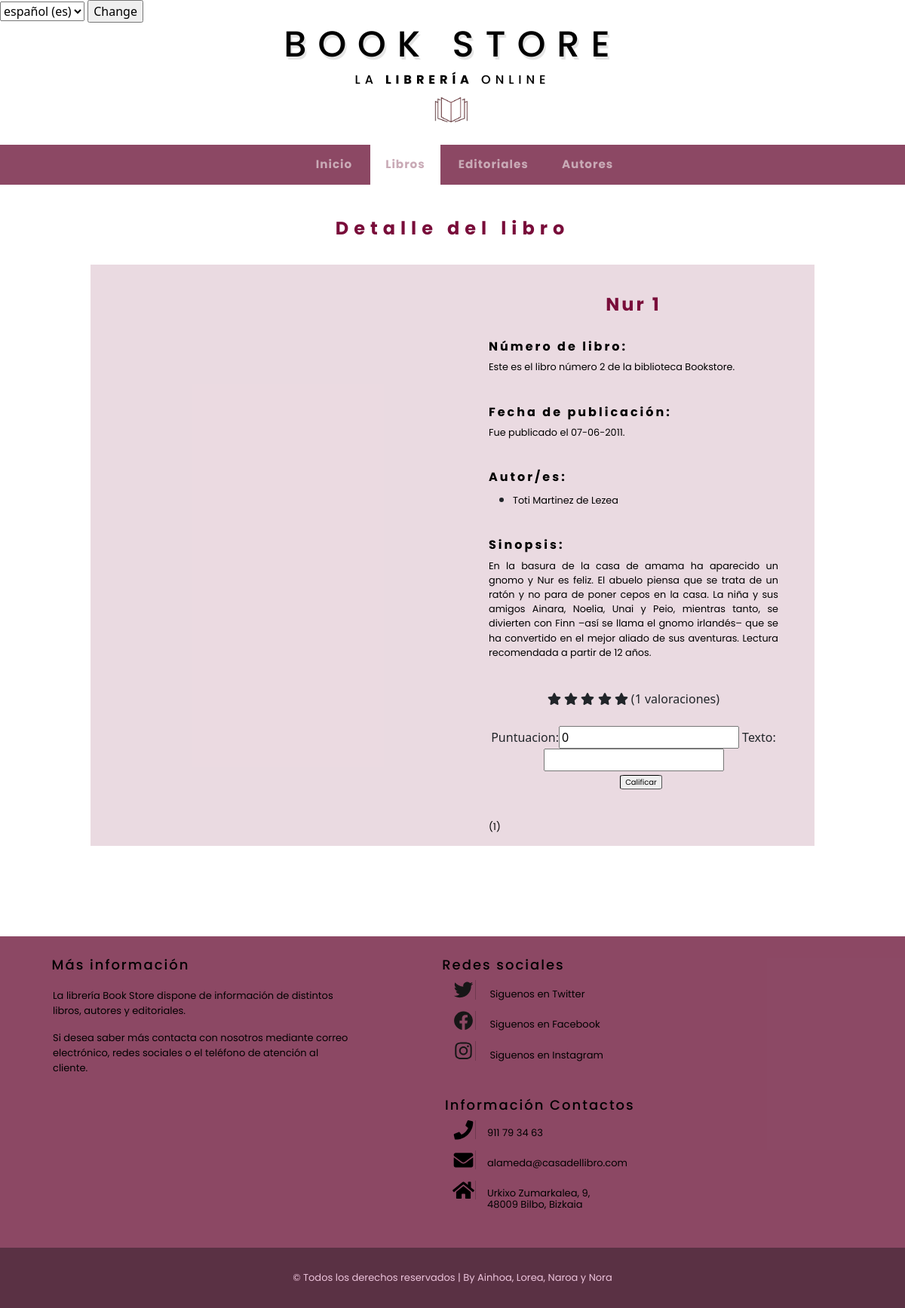
/appBookStore/libro/2/autores/, run on an earlier commit of the app's database.
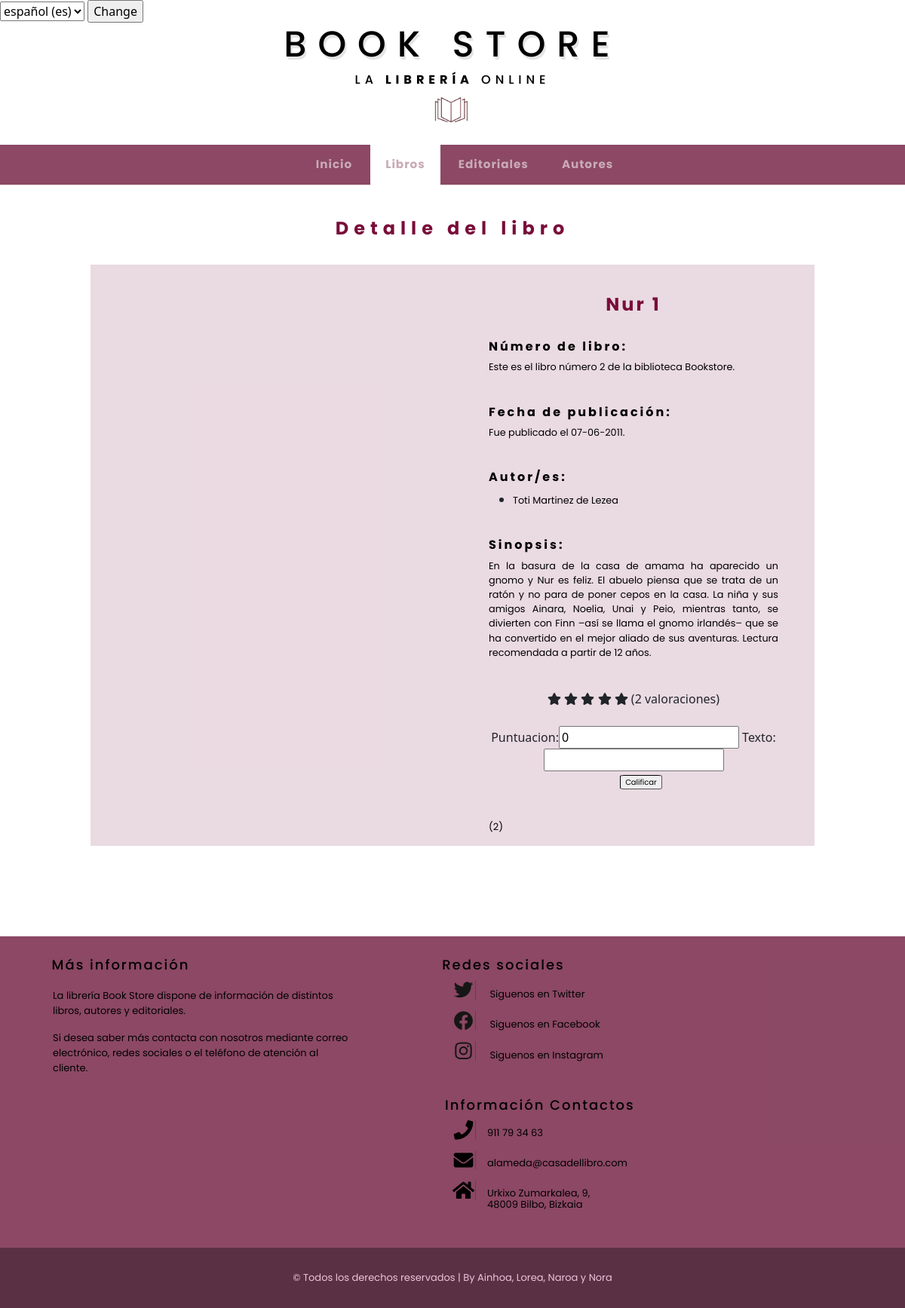
And on a later commit of the database.
### appBookStore/models.py (models this page shows, shortened)
class Libro(models.Model):
    nombre = models.CharField(max_length=50)
    autores = models.ManyToManyField(Autor)
    editorial = models.ForeignKey(Editorial, on_delete=models.CASCADE)
    genero = models.ForeignKey(Genero, on_delete=models.CASCADE)
    idioma = models.ForeignKey(Idioma, on_delete=models.CASCADE)
    paginas = models.IntegerField(default=0)
    sinopsis = models.CharField(max_length=800)
    fechaPubli = models.DateField()
    mediaValoracion = models.FloatField(default=0)
    numValoraciones = models.IntegerField(default=0)
    imagenLink = models.CharField(max_length=800)

class Autor(models.Model):
    nombre = models.CharField(max_length=50)
    biografia = models.CharField(max_length=800)
    imagenLink = models.CharField(max_length=800)

### appBookStore/views.py (the view)
# urls.py: path('libro/<int:libro_id>/autores/', views.detallesLibro, name='detallesLibro'),
def detallesLibro(request, libro_id):
	libro = get_object_or_404(Libro, pk=libro_id)
	autores = libro.autores.all()
	form = ValoracionCrear()
	context = {'libro' : libro, 'autores' : autores, 'form': form}
	return render(request, 'detallesLibro.html', context)

### appBookStore/forms.py
class ValoracionCrear(forms.ModelForm):
    class Meta:
        model = Valoracion
        fields = ['puntuacion', 'texto']
        db_constraints = {
            'puntuacion': 'check (puntuacion<6)'
        }
    def __init__(self, *args, **kwargs):
        super().__init__(*args, **kwargs)
        self.fields['puntuacion'].widget.attrs.update({
            'class': 'form-puntuacion'
        })
        self.fields['texto'].widget.attrs.update({
            'class': 'form-texto'
        })

### appBookStore/templates/detallesLibro.html (shortened to what this page needs)
 {% extends "base.html" %}
 {% load static %}
 {% block titulo %} Detalle del libro{% endblock %}
 {% block contenido %}
    <div class="ila">
        <div class="zuta">
            <div>
            </div>
        </div>
        <div class="zuta">
            <h3 class="tituloLibro"> {{ libro.nombre}}</h3>
            <br>
                {% if libro %}
                     <div class="azpiZuta">
                        <h4 class="infoTitulos"> Número de libro:</h4>
                            <p class="texto">
                                Este es el libro número {{ libro.id}} de la biblioteca Bookstore.
                            </p>
                            <br>
                        <h4 class="infoTitulos"> Fecha de publicación:</h4>
                            <p class="texto">
                                Fue publicado el  {{ libro.fechaPubli |date:'d-m-Y'}}.
                            </p>
                            <br>
                        <h4 class="infoTitulos"> Autor/es:</h4>
                            <div class="texto">
                                {% if autores %}
                                    {% for a in autores %}
                                    <ul>
                                    <li>
                                        <p class="texto">
                                        <a href= "{% url 'detallesAutores' a.id %}">{{ a.nombre }}</a>
                                        </p>
                                    </li>
                                    </ul>
                                    {% endfor %}
                                    {% else %}
                                        <p class="texto">No se dispone de la información del autor del libro {{editorial.nombre}}</p>
                                    {% endif %}
                                </div>
                            <br>
                        <h4 class="infoTitulos"> Sinopsis:</h4>
                            <p class="texto">
                                {{ libro.sinopsis}}
                            </p>
                            <br>
                        <div class="detallesClasificacionestrellas">
                            <form action="{% url 'getDatosValoracion' libro.id %}" method="POST">
                            <span class="fa fa-star" onload="mediaEstrellas(this, parseInt('{{libro.mediaValoracion}}'))" id="1estrella"></span>
                            <span class="fa fa-star" id="2estrella"></span>
                            <span class="fa fa-star" id="3estrella"></span>
                            <span class="fa fa-star" id="4estrella"></span>
                            <span class="fa fa-star" id="5estrella"></span>
                            ({{libro.numValoraciones}} valoraciones)
                            <div id="calificar">
                                {{form}}
                            </div>
    <button type="submit" class="botonCalificar" style="border:#000000;border-style:inset;border-width: thin; font-family: 'Poppins', sans-serif; border-radius: 10%; margin-left: 20px; font-size:x-small;"
     >Calificar</button>
</form>
                        </div>
                        <p class="texto">
                            ({{libro.numValoraciones}})
                        </p>
                    </div>
                    {% else %}
                        <p class="texto">No se dispone de la información del autor del libro {{editorial.nombre}}</p>
                {% endif %}
        </div>
    </div>
 {% endblock %}

### appBookStore/templates/base.html (shortened to what this page needs)
<!DOCTYPE html>
<html>
    <head>
        {% load static %}
        {% load i18n %}
        <link rel="stylesheet" type='text/css' media='screen' href="{% static 'css/main.css' %}">
        <link rel="stylesheet" type='text/css' media='screen' href="{% static 'css/index.css' %}">
        <link rel="stylesheet" type='text/css' media='screen' href="{% static 'css/detalles.css' %}">
        <link rel="stylesheet" type='text/css' media='screen' href="{% static 'css/inicio.css' %}">
        <link rel="stylesheet" type='text/css' media='screen' href="{% static 'css/bootstrap-social.css' %}">
        <link href="https://cdn.jsdelivr.net/npm/bootstrap@5.1.3/dist/css/bootstrap.min.css" rel="stylesheet">
    </head>
    <body>
    <body class="fondo">
        <form action= "{% url 'set_language' %}" method="post"> {% csrf_token %}
            <select name = "language">
                {% get_current_language as LANGUAGE_CODE %}
                {% get_available_languages as LANGUAGES %}
                {% get_language_info_list for LANGUAGES as languages%}
                {% for language in languages%}
                    <option value="{{language.code}}" {% if language.code == LANGUAGE_CODE %} selected {%endif%}>
                        {{ language.name_local }} ({{ language.code }})
                    </option>
                {% endfor%}
            </select>
            <input type="submit" value="Change" />
        </form>
        <header>
            <section >
            <div>
                <h1 class="estiloTitulo" ><a href="{% url 'index' %}">BOOK STORE</a></h1>
                <h2 class="estiloSubtitulo"><a href="{% url 'index' %}">LA <b>LIBRERÍA</b> ONLINE</a></h2>
                <a href="{% url 'index' %}"><img class="logo" src="{%  static 'irudiak/logoBS.png' %}" alt="" Title="logo"></a>
                <ul class=" navegacion menu">
                    <li class="nav-item">
                      <a class="nav-link active" aria-current="page" href="{% url 'index' %}" id="op1">{% trans "Inicio" %}</a>
                    </li>
                    <li class="nav-item">
                      <a class="nav-link" href="{% url 'listaLibros' %}" id="op2">Libros</a>
                    </li>
                    <li class="nav-item">
                      <a class="nav-link" href="{% url 'listaEditoriales' %}" id="op3">Editoriales</a>
                    </li>
                    <li class="nav-item">
                      <a class="nav-link" href="{% url 'listaAutores' %}" id="op4">Autores</a>
                    </li>
                  </ul>
            </div>
            </section>
        </header>
        <div id="subtitulo">
            {% block titulo %}{% endblock %}
        </div>
            {% block contenido %}{% endblock %}
        <footer class = "footer">
            <div class="todoFooter">
                <div class="cuerpo">
                    <div class="columna1">
                        <h2> Más información</h2>
                        <p>La librería Book Store dispone de información de distintos libros, autores y editoriales.</p>
                        <p>Si desea saber más contacta con nosotros mediante correo electrónico, redes sociales o el teléfono de atención al cliente.</p>
                    </div>
                    <div class="columna2">
                        <h2>Redes sociales</h2>
                        <div class="iconos">
                            <a class="btn btn-social mx-2" href="https://mobile.twitter.com/casadellibro" target="_blank"><i class="fab fa-twitter"></i></a>
                            <label> <a href="https://mobile.twitter.com/casadellibro" target="_blank"> Siguenos en Twitter </a></label>
                        </div>
                        <div class="iconos">
                            <a class="btn btn-social mx-2" href="https://es-la.facebook.com/casadellibro/" target="_blank"><i class="fab fa-facebook"></i></a>
                            <label> <a href="https://es-la.facebook.com/casadellibro/" target="_blank">Siguenos en Facebook </a></label>
                        </div>
                        <div class="iconos">
                            <a class="btn btn-social mx-2" href="https://www.instagram.com/casadellibro/?hl=es" target="_blank"><i class="fab fa-instagram"></i></a>
                            <label> <a href="https://www.instagram.com/casadellibro/?hl=es" target="_blank">Siguenos en Instagram </a></label>
                        </div>
                    </div>
                    <div class="columna3">
                        <h2> Información Contactos</h2>
                        <div class="fila2">
                            <a class="btn btn-social mx-2" href="tel:+34911793463" target="_blank"><i class="fa fa-phone"></i></a>
                            <label>
                            <a href="tel:+34911793463" target="_blank">911 79 34 63</a>
                            </label>
                        </div>
                        <div class="fila2">
                            <a class="btn btn-social mx-2" href="mailto:alameda@casadellibro.com" target="_blank"><i class="fa fa-envelope"></i></a>
                            <label>
                            <a href="mailto:alameda@casadellibro.com" target="_blank">alameda@casadellibro.com</a>
                            </label>
                        </div>
                        <div class="fila2">
                            <a class="btn btn-social mx-2" href="https://www.google.com/maps?q=casa+del+libro+bilbao&um=1&ie=UTF-8&sa=X&ved=2ahUKEwitjprIsd70AhU4AWMBHSKeCbIQ_AUoAXoECAIQAw" target="_blank"><i class="fa fa-home"></i></a>
                            <label>
                            <a href="https://www.google.com/maps?q=casa+del+libro+bilbao&um=1&ie=UTF-8&sa=X&ved=2ahUKEwitjprIsd70AhU4AWMBHSKeCbIQ_AUoAXoECAIQAw" target="_blank">Urkixo Zumarkalea, 9, 48009 Bilbo, Bizkaia</a>
                            </label>
                        </div>
                    </div>
                </div>
            </div>
            <div class ="cuerpoDebajo">
                <div class="copyright">
                    &copy; Todos los derechos reservados | By Ainhoa, Lorea, Naroa y Nora
                </div>
            </div>
        </footer>
    </body>
</html>

### appBookStore/static/css/main.css (style rules this page uses)
html { min-height: 100%; position: relative; }
body.fondo { background-color: white; margin-top: -64px; height: 100%; padding: 0px; margin: 0px; margin-bottom: 0px; }
.logo { width: 5%; height: 5%; margin-left: 47.5%; margin-right: 47.5%; margin-bottom: 2%; margin-top: -0.3%; }
h1 { margin-top: 0px; }
.estiloTitulo { font-family: 'Poppins', sans-serif; color: rgb(121, 13, 58); text-shadow: 0.05em 0.075em 0 rgba(0, 0, 0, 0.1); font-size: 3em; letter-spacing: 15px; text-align: center; margin-top: 0px; }
.estiloSubtitulo { font-family: 'Poppins', sans-serif; text-align: center; color:rgb(0, 0, 0); text-shadow: 0.05em 0.075em 0 rgba(0, 0, 0, 0.1); font-size: 1em; letter-spacing: 6px; }
.navegacion { width: 100%; margin: auto; background: rgba(136, 66, 95, 0.966); text-align: center; }
.nav-item { font-family: 'Poppins', sans-serif; font-size: 0.95rem; color: rgba(180, 133, 149, 0.774); letter-spacing: 0.0625em; }
.menu > li { position: relative; display: inline-block; }
.menu > li > a { display: block; padding: 15px 20px; color: rgb(201, 170, 182); font-family: 'Poppins', sans-serif; font-weight:bold; }
a:link { color: rgb(0, 0, 0); text-decoration: none; }
.footer { background: rgba(136, 66, 95, 0.966); color: rgb(0, 0, 0); line-height: 40px; position: relative; margin-top: 0px; width: 100%; bottom: 0px; display:inline-block; clear:both; }
.todoFooter { display: grid; margin-top: -2%; }
.cuerpo { display: block; justify-content:space-between; }
.columna1 { max-width: 400px; float: left; font-family: 'Poppins', sans-serif; margin-left: 70px; margin-right: 50px; margin-bottom: 20px; font-size: 13px; }
.columna1 h2 { font-size: 18px; font-family: 'Poppins', sans-serif; margin-top: 15px; letter-spacing: 2px; margin-left: -55%; margin-bottom: 5%; }
.columna1 p { font-size: 13px; color: rgb(0, 0, 0); font-family: 'Poppins', sans-serif; line-height: 20px; }
.columna2 { max-width: 400px; float: left; font-family: 'Poppins', sans-serif; margin-left: 70px; margin-right: 50px; margin-bottom: 20px; font-size: 13px; }
.columna2 h2 { font-size: 18px; font-family: 'Poppins', sans-serif; margin-top: 15px; letter-spacing: 2px; margin-left: -55px; }
.btn-social { height: 2.5rem; width: 2.5rem; display: inline-flex; align-items: center; justify-content: center; padding: 0; border-radius: 100%; }
.fa-phone { border-right: 0; }
.fa-facebook { background:#00000000; color: rgb(22, 22, 22); }
.fa-twitter { background: #00000000; color: rgb(22, 22, 22); }
.fa-instagram { background: rgba(0, 0, 0, 0); color: rgb(22, 22, 22); }
.columna3 { max-width: 400px; float: left; font-family: 'Poppins', sans-serif; margin-left: 70px; margin-right: 50px; margin-bottom: 50px; font-size: 13px; }
.columna3 h2 { font-size: 18px; font-family: 'Poppins', sans-serif; margin-top: 15px; letter-spacing: 2px; }
.fila2 { display: flex; line-height: 15px; }
.fila2 label { margin-left: 0px; max-width: 140px; margin-top: 10px; font-size: 13px; font-family: 'Poppins', sans-serif; }
.cuerpoDebajo { background: rgb(90, 49, 68); position: relative; display: block; justify-content: space-between; padding: 20px; width: 100%; }
.copyright { color:rgb(236, 195, 219); text-align: center; font-family: 'Poppins', sans-serif; font-size: 13px; }

### appBookStore/static/css/index.css (style rules this page uses)
.cuerpo { margin-top: 3%; margin-bottom: 0%; }
h2 { font-family: 'Poppins', sans-serif; color:black; font-size: 1em; letter-spacing: 7px; text-align: center; }
div#subtitulo { font-family: 'Poppins', sans-serif; color:rgb(121, 13, 58); font-size: 1.5em; letter-spacing: 7px; text-align: center; font-weight: bold; margin-top: 40px; margin-bottom: 30px; }

### appBookStore/static/css/detalles.css (style rules this page uses)
.tituloLibro { font-family: 'Poppins', sans-serif; color:rgb(121, 13, 58); font-size: 1.5em; letter-spacing: 3px; text-align: center; font-weight: bold; margin-top: 10%; }
.infoTitulos { font-family: 'Poppins', sans-serif; color: rgb(0, 0, 0); font-size: 1em; letter-spacing: 3px; text-align: left; font-weight: bold; }
img { width: 100%; margin-top: 10%; margin-bottom: 10%; }
p.texto { font-family: 'Poppins', sans-serif; color: rgb(0, 0, 0); font-size: 0.8em; text-align:justify; }
.zuta { float: left; margin-left: 5%; margin-right: 5%; border: black; width: 40%; }
.ila { content: ""; display: table; clear: both; border: black; background-color: rgba(121, 13, 58, 0.151); width: 80%; float: left; margin-left: 10%; margin-right: 10%; margin-bottom: 10%; }
div.detallesClasificacionestrellas { text-align: center; margin-bottom: 40px; }
.fa-star { cursor: pointer; }

What changed in the data, as far as the page shows it:
changed Libro "Nur 1": numValoraciones "1" → "2"
